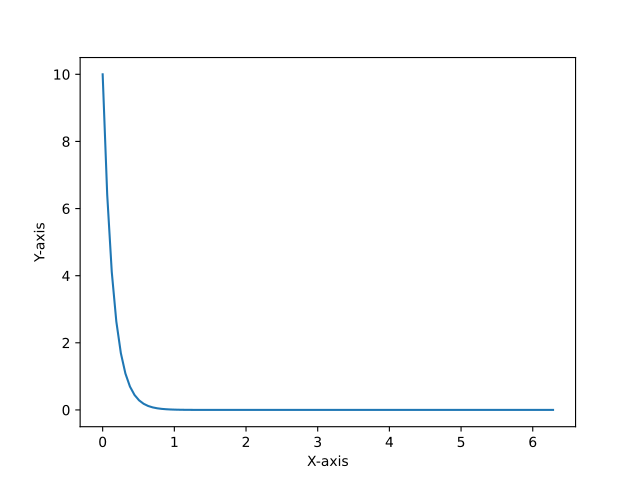

Recreate this plot in Python.
from matplotlib import pyplot as plt
import numpy as np

x = np.linspace(0, 2*np.pi, 100)
def f(x,a,b):
    return a * np.exp(-b * x)
a = 10
b = 7

y = f(x, a, b)

plt.plot(x,y)
plt.xlabel("X-axis")
plt.ylabel("Y-axis")
plt.show()
